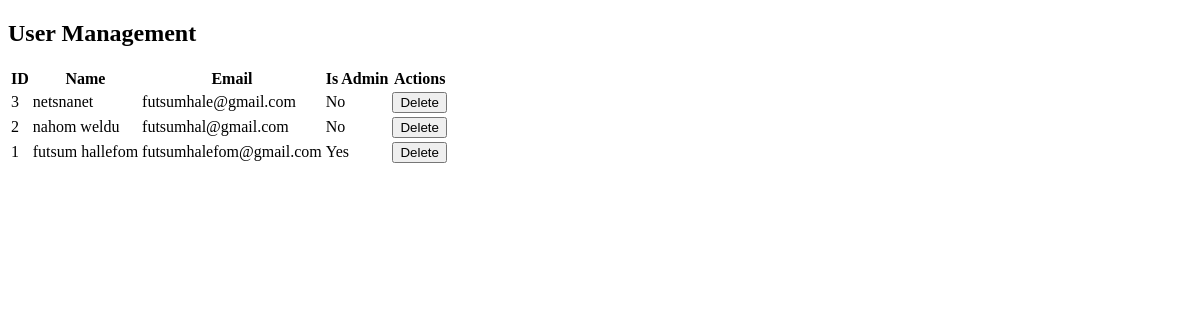
/admin/users (signed in), run on an earlier commit of the app's database.
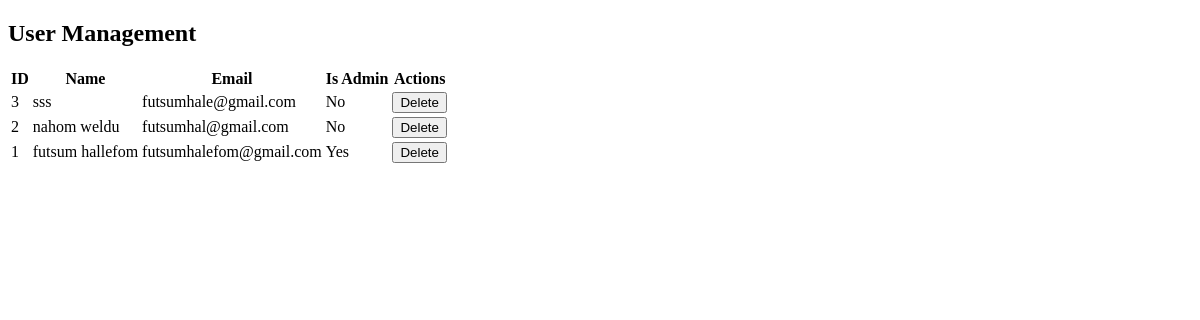
And on a later commit of the database.
### main.py (models this page shows, shortened)
class User(UserMixin,db.Model):
    id = db.Column(db.Integer, primary_key=True)
    name = db.Column(db.String(150), nullable=False)
    email = db.Column(db.String(150), unique=True, nullable=False)
    password_hash = db.Column(db.String(256), nullable=False)
    is_verified = db.Column(db.Boolean, default=False)
    is_admin = db.Column(db.Boolean, default=False)

### main.py (the view)
@app.route('/admin/users')
@login_required
def admin_users():
    if not current_user.is_admin:
        abort(403)
    users = User.query.order_by(User.id.desc()).all()
    return render_template('admin/admin_users.html', users=users)

### main.py (called while the page is built)
@login_manager.user_loader
def load_user(user_id):
    return User.query.get(int(user_id))

### templates/admin/admin_users.html (shortened to what this page needs)
<!DOCTYPE html>
<html lang="en">
<head>
</head>
<body>
<div class="container mt-5">
  <h2 class="mb-4">User Management</h2>
  <table class="table table-bordered table-hover">
    <thead class="table-dark">
      <tr>
        <th>ID</th>
        <th>Name</th>
        <th>Email</th>
        <th>Is Admin</th>
        <th>Actions</th>
      </tr>
    </thead>
    <tbody>
      {% for user in users %}
      <tr>
        <td>{{ user.id }}</td>
        <td>{{ user.name }}</td>
        <td>{{ user.email }}</td>
        <td>{{ 'Yes' if user.is_admin else 'No' }}</td>
        <td>
          <form method="POST" action="{{ url_for('delete_user', user_id=user.id) }}" style="display:inline-block;" onsubmit="return confirm('Are you sure you want to delete this user?');">
            <button class="btn btn-danger btn-sm">Delete</button>
          </form>
        </td>
      </tr>
      {% endfor %}
    </tbody>
  </table>
</div>
</body>
</html>

What changed in the data, as far as the page shows it:
changed User "futsumhale@gmail.com": name "netsnanet" → "sss"
